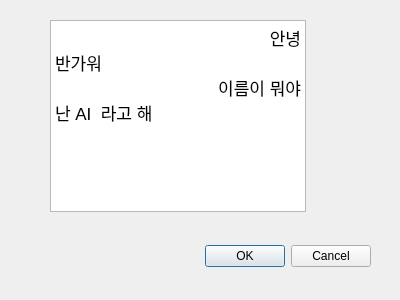
<?xml version="1.0" encoding="UTF-8"?>
<ui version="4.0">
 <class>Dialog</class>
 <widget class="QDialog" name="Dialog">
  <property name="geometry">
   <rect>
    <x>0</x>
    <y>0</y>
    <width>400</width>
    <height>300</height>
   </rect>
  </property>
  <property name="windowTitle">
   <string>Dialog</string>
  </property>
  <widget class="QDialogButtonBox" name="buttonBox">
   <property name="geometry">
    <rect>
     <x>30</x>
     <y>240</y>
     <width>341</width>
     <height>32</height>
    </rect>
   </property>
   <property name="orientation">
    <enum>Qt::Horizontal</enum>
   </property>
   <property name="standardButtons">
    <set>QDialogButtonBox::Cancel|QDialogButtonBox::Ok</set>
   </property>
  </widget>
  <widget class="QTextBrowser" name="textBrowser">
   <property name="geometry">
    <rect>
     <x>50</x>
     <y>20</y>
     <width>256</width>
     <height>192</height>
    </rect>
   </property>
   <property name="html">
    <string>&lt;!DOCTYPE HTML PUBLIC &quot;-//W3C//DTD HTML 4.0//EN&quot; &quot;http://www.w3.org/TR/REC-html40/strict.dtd&quot;&gt;
&lt;html&gt;&lt;head&gt;&lt;meta name=&quot;qrichtext&quot; content=&quot;1&quot; /&gt;&lt;style type=&quot;text/css&quot;&gt;
p, li { white-space: pre-wrap; }
&lt;/style&gt;&lt;/head&gt;&lt;body style=&quot; font-family:'.AppleSystemUIFont'; font-size:13pt; font-weight:400; font-style:normal;&quot;&gt;
&lt;p align=&quot;right&quot; style=&quot; margin-top:0px; margin-bottom:0px; margin-left:0px; margin-right:0px; -qt-block-indent:0; text-indent:0px;&quot;&gt;안녕&lt;/p&gt;
&lt;p style=&quot; margin-top:0px; margin-bottom:0px; margin-left:0px; margin-right:0px; -qt-block-indent:0; text-indent:0px;&quot;&gt;반가워&lt;/p&gt;
&lt;p align=&quot;right&quot; style=&quot; margin-top:0px; margin-bottom:0px; margin-left:0px; margin-right:0px; -qt-block-indent:0; text-indent:0px;&quot;&gt;이름이 뭐야&lt;/p&gt;
&lt;p style=&quot; margin-top:0px; margin-bottom:0px; margin-left:0px; margin-right:0px; -qt-block-indent:0; text-indent:0px;&quot;&gt;난 AI  라고 해&lt;/p&gt;&lt;/body&gt;&lt;/html&gt;</string>
   </property>
  </widget>
 </widget>
 <resources/>
 <connections>
  <connection>
   <sender>buttonBox</sender>
   <signal>accepted()</signal>
   <receiver>Dialog</receiver>
   <slot>accept()</slot>
   <hints>
    <hint type="sourcelabel">
     <x>248</x>
     <y>254</y>
    </hint>
    <hint type="destinationlabel">
     <x>157</x>
     <y>274</y>
    </hint>
   </hints>
  </connection>
  <connection>
   <sender>buttonBox</sender>
   <signal>rejected()</signal>
   <receiver>Dialog</receiver>
   <slot>reject()</slot>
   <hints>
    <hint type="sourcelabel">
     <x>316</x>
     <y>260</y>
    </hint>
    <hint type="destinationlabel">
     <x>286</x>
     <y>274</y>
    </hint>
   </hints>
  </connection>
 </connections>
</ui>
